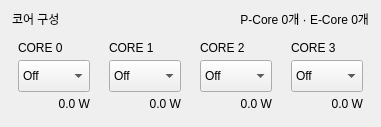
           <widget class="QFrame" name="cores_card">
            <property name="role" stdset="0">
             <string>card</string>
            </property>
            <property name="frameShape">
             <enum>QFrame::NoFrame</enum>
            </property>
            <layout class="QVBoxLayout" name="cores_layout">
             <property name="leftMargin">
              <number>12</number>
             </property>
             <property name="topMargin">
              <number>10</number>
             </property>
             <property name="rightMargin">
              <number>12</number>
             </property>
             <property name="bottomMargin">
              <number>10</number>
             </property>
             <property name="spacing">
              <number>7</number>
             </property>
             <item>
              <layout class="QHBoxLayout" name="cores_header" stretch="0,1">
               <property name="leftMargin">
                <number>0</number>
               </property>
               <property name="topMargin">
                <number>0</number>
               </property>
               <property name="rightMargin">
                <number>0</number>
               </property>
               <property name="bottomMargin">
                <number>0</number>
               </property>
               <property name="spacing">
                <number>8</number>
               </property>
               <item>
                <widget class="QLabel" name="lb_cores_title">
                 <property name="role" stdset="0">
                  <string>section_title</string>
                 </property>
                 <property name="text">
                  <string>코어 구성</string>
                 </property>
                </widget>
               </item>
               <item>
                <widget class="QLabel" name="lb_core">
                 <property name="role" stdset="0">
                  <string>muted</string>
                 </property>
                 <property name="text">
                  <string>P-Core 0개 · E-Core 0개</string>
                 </property>
                 <property name="wordWrap">
                  <bool>false</bool>
                 </property>
                 <property name="alignment">
                  <set>Qt::AlignRight|Qt::AlignVCenter</set>
                 </property>
                </widget>
               </item>
              </layout>
             </item>
             <item>
              <layout class="QGridLayout" name="core_grid">
               <property name="leftMargin">
                <number>0</number>
               </property>
               <property name="topMargin">
                <number>0</number>
               </property>
               <property name="rightMargin">
                <number>0</number>
               </property>
               <property name="bottomMargin">
                <number>0</number>
               </property>
               <property name="spacing">
                <number>7</number>
               </property>
               <item row="0" column="0">
                <widget class="QFrame" name="gb_core0">
                 <property name="role" stdset="0">
                  <string>core</string>
                 </property>
                 <property name="frameShape">
                  <enum>QFrame::NoFrame</enum>
                 </property>
                 <layout class="QVBoxLayout" name="core0_layout">
                  <property name="leftMargin">
                   <number>6</number>
                  </property>
                  <property name="topMargin">
                   <number>6</number>
                  </property>
                  <property name="rightMargin">
                   <number>6</number>
                  </property>
                  <property name="bottomMargin">
                   <number>6</number>
                  </property>
                  <property name="spacing">
                   <number>5</number>
                  </property>
                  <item>
                   <widget class="QLabel" name="lb_core0_title">
                    <property name="role" stdset="0">
                     <string>eyebrow</string>
                    </property>
                    <property name="text">
                     <string>CORE 0</string>
                    </property>
                   </widget>
                  </item>
                  <item>
                   <widget class="QComboBox" name="cb_core0">
                    <item>
                     <property name="text">
                      <string>Off</string>
                     </property>
                    </item>
                    <item>
                     <property name="text">
                      <string>P-Core</string>
                     </property>
                    </item>
                    <item>
                     <property name="text">
                      <string>E-Core</string>
                     </property>
                    </item>
                    <property name="sizePolicy">
                     <sizepolicy hsizetype="Ignored" vsizetype="Preferred">
                      <horstretch>0</horstretch>
                      <verstretch>0</verstretch>
                     </sizepolicy>
                    </property>
                    <property name="minimumSize">
                     <size>
                      <width>72</width>
                      <height>32</height>
                     </size>
                    </property>
                   </widget>
                  </item>
                  <item>
                   <widget class="QLabel" name="label_3">
                    <property name="role" stdset="0">
                     <string>core_power</string>
                    </property>
                    <property name="text">
                     <string>0.0 W</string>
                    </property>
                    <property name="alignment">
                     <set>Qt::AlignRight|Qt::AlignVCenter</set>
                    </property>
                   </widget>
                  </item>
                 </layout>
                </widget>
               </item>
               <item row="0" column="1">
                <widget class="QFrame" name="gb_core1">
                 <property name="role" stdset="0">
                  <string>core</string>
                 </property>
                 <property name="frameShape">
                  <enum>QFrame::NoFrame</enum>
                 </property>
                 <layout class="QVBoxLayout" name="core1_layout">
                  <property name="leftMargin">
                   <number>6</number>
                  </property>
                  <property name="topMargin">
                   <number>6</number>
                  </property>
                  <property name="rightMargin">
                   <number>6</number>
                  </property>
                  <property name="bottomMargin">
                   <number>6</number>
                  </property>
                  <property name="spacing">
                   <number>5</number>
                  </property>
                  <item>
                   <widget class="QLabel" name="lb_core1_title">
                    <property name="role" stdset="0">
                     <string>eyebrow</string>
                    </property>
                    <property name="text">
                     <string>CORE 1</string>
                    </property>
                   </widget>
                  </item>
                  <item>
                   <widget class="QComboBox" name="cb_core1">
                    <item>
                     <property name="text">
                      <string>Off</string>
                     </property>
                    </item>
                    <item>
                     <property name="text">
                      <string>P-Core</string>
                     </property>
                    </item>
                    <item>
                     <property name="text">
                      <string>E-Core</string>
                     </property>
                    </item>
                    <property name="sizePolicy">
                     <sizepolicy hsizetype="Ignored" vsizetype="Preferred">
                      <horstretch>0</horstretch>
                      <verstretch>0</verstretch>
                     </sizepolicy>
                    </property>
                    <property name="minimumSize">
                     <size>
                      <width>72</width>
                      <height>32</height>
                     </size>
                    </property>
                   </widget>
                  </item>
                  <item>
                   <widget class="QLabel" name="label_5">
                    <property name="role" stdset="0">
                     <string>core_power</string>
                    </property>
                    <property name="text">
                     <string>0.0 W</string>
                    </property>
                    <property name="alignment">
                     <set>Qt::AlignRight|Qt::AlignVCenter</set>
                    </property>
                   </widget>
                  </item>
                 </layout>
                </widget>
               </item>
               <item row="0" column="2">
                <widget class="QFrame" name="gb_core2">
                 <property name="role" stdset="0">
                  <string>core</string>
                 </property>
                 <property name="frameShape">
                  <enum>QFrame::NoFrame</enum>
                 </property>
                 <layout class="QVBoxLayout" name="core2_layout">
                  <property name="leftMargin">
                   <number>6</number>
                  </property>
                  <property name="topMargin">
                   <number>6</number>
                  </property>
                  <property name="rightMargin">
                   <number>6</number>
                  </property>
                  <property name="bottomMargin">
                   <number>6</number>
                  </property>
                  <property name="spacing">
                   <number>5</number>
                  </property>
                  <item>
                   <widget class="QLabel" name="lb_core2_title">
                    <property name="role" stdset="0">
                     <string>eyebrow</string>
                    </property>
                    <property name="text">
                     <string>CORE 2</string>
                    </property>
                   </widget>
                  </item>
                  <item>
                   <widget class="QComboBox" name="cb_core2">
                    <item>
                     <property name="text">
                      <string>Off</string>
                     </property>
                    </item>
                    <item>
                     <property name="text">
                      <string>P-Core</string>
                     </property>
                    </item>
                    <item>
                     <property name="text">
                      <string>E-Core</string>
                     </property>
                    </item>
                    <property name="sizePolicy">
                     <sizepolicy hsizetype="Ignored" vsizetype="Preferred">
                      <horstretch>0</horstretch>
                      <verstretch>0</verstretch>
                     </sizepolicy>
                    </property>
                    <property name="minimumSize">
                     <size>
                      <width>72</width>
                      <height>32</height>
                     </size>
                    </property>
                   </widget>
                  </item>
                  <item>
                   <widget class="QLabel" name="label_8">
                    <property name="role" stdset="0">
                     <string>core_power</string>
                    </property>
                    <property name="text">
                     <string>0.0 W</string>
                    </property>
                    <property name="alignment">
                     <set>Qt::AlignRight|Qt::AlignVCenter</set>
                    </property>
                   </widget>
                  </item>
                 </layout>
                </widget>
               </item>
               <item row="0" column="3">
                <widget class="QFrame" name="gb_core3">
                 <property name="role" stdset="0">
                  <string>core</string>
                 </property>
                 <property name="frameShape">
                  <enum>QFrame::NoFrame</enum>
                 </property>
                 <layout class="QVBoxLayout" name="core3_layout">
                  <property name="leftMargin">
                   <number>6</number>
                  </property>
                  <property name="topMargin">
                   <number>6</number>
                  </property>
                  <property name="rightMargin">
                   <number>6</number>
                  </property>
                  <property name="bottomMargin">
                   <number>6</number>
                  </property>
                  <property name="spacing">
                   <number>5</number>
                  </property>
                  <item>
                   <widget class="QLabel" name="lb_core3_title">
                    <property name="role" stdset="0">
                     <string>eyebrow</string>
                    </property>
                    <property name="text">
                     <string>CORE 3</string>
                    </property>
                   </widget>
                  </item>
                  <item>
                   <widget class="QComboBox" name="cb_core3">
                    <item>
                     <property name="text">
                      <string>Off</string>
                     </property>
                    </item>
                    <item>
                     <property name="text">
                      <string>P-Core</string>
                     </property>
                    </item>
                    <item>
                     <property name="text">
                      <string>E-Core</string>
                     </property>
                    </item>
                    <property name="sizePolicy">
                     <sizepolicy hsizetype="Ignored" vsizetype="Preferred">
                      <horstretch>0</horstretch>
                      <verstretch>0</verstretch>
                     </sizepolicy>
                    </property>
                    <property name="minimumSize">
                     <size>
                      <width>72</width>
                      <height>32</height>
                     </size>
                    </property>
                   </widget>
                  </item>
                  <item>
                   <widget class="QLabel" name="label_9">
                    <property name="role" stdset="0">
                     <string>core_power</string>
                    </property>
                    <property name="text">
                     <string>0.0 W</string>
                    </property>
                    <property name="alignment">
                     <set>Qt::AlignRight|Qt::AlignVCenter</set>
                    </property>
                   </widget>
                  </item>
                 </layout>
                </widget>
               </item>
              </layout>
             </item>
            </layout>
            <property name="toolTip">
             <string>P-Core: 2 work units/s, 최대 3개
E-Core: 1 work unit/s, 최대 1개</string>
            </property>
           </widget>
